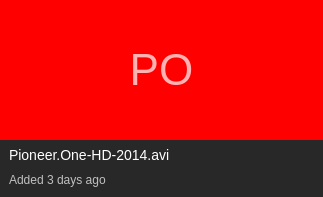
<?xml version="1.0" encoding="UTF-8"?>
<ui version="4.0">
 <class>Form</class>
 <widget class="QWidget" name="Form">
  <property name="geometry">
   <rect>
    <x>0</x>
    <y>0</y>
    <width>323</width>
    <height>197</height>
   </rect>
  </property>
  <property name="sizePolicy">
   <sizepolicy hsizetype="Preferred" vsizetype="Expanding">
    <horstretch>0</horstretch>
    <verstretch>0</verstretch>
   </sizepolicy>
  </property>
  <property name="minimumSize">
   <size>
    <width>0</width>
    <height>0</height>
   </size>
  </property>
  <property name="maximumSize">
   <size>
    <width>16777215</width>
    <height>16777215</height>
   </size>
  </property>
  <property name="cursor">
   <cursorShape>PointingHandCursor</cursorShape>
  </property>
  <property name="windowTitle">
   <string>Form</string>
  </property>
  <property name="autoFillBackground">
   <bool>false</bool>
  </property>
  <property name="styleSheet">
   <string notr="true">QWidget {
background-color: #282828;
}</string>
  </property>
  <layout class="QVBoxLayout" name="verticalLayout">
   <property name="spacing">
    <number>0</number>
   </property>
   <property name="leftMargin">
    <number>0</number>
   </property>
   <property name="topMargin">
    <number>0</number>
   </property>
   <property name="rightMargin">
    <number>0</number>
   </property>
   <property name="bottomMargin">
    <number>0</number>
   </property>
   <item>
    <widget class="ThumbnailWidget" name="thumbnail_widget">
     <property name="sizePolicy">
      <sizepolicy hsizetype="Preferred" vsizetype="Fixed">
       <horstretch>0</horstretch>
       <verstretch>0</verstretch>
      </sizepolicy>
     </property>
     <property name="minimumSize">
      <size>
       <width>0</width>
       <height>140</height>
      </size>
     </property>
     <property name="maximumSize">
      <size>
       <width>16777215</width>
       <height>140</height>
      </size>
     </property>
     <property name="styleSheet">
      <string notr="true">background-color: red;
color: rgba(255, 255, 255, 0.7);
font-size: 44px;</string>
     </property>
     <property name="text">
      <string>PO</string>
     </property>
     <property name="alignment">
      <set>Qt::AlignCenter</set>
     </property>
    </widget>
   </item>
   <item>
    <widget class="QLabel" name="main_label">
     <property name="styleSheet">
      <string notr="true">color: white;
font-size: 14px;
padding: 6px;</string>
     </property>
     <property name="text">
      <string>Pioneer.One-HD-2014.avi</string>
     </property>
    </widget>
   </item>
   <item>
    <widget class="QLabel" name="detail_label">
     <property name="sizePolicy">
      <sizepolicy hsizetype="Preferred" vsizetype="Fixed">
       <horstretch>0</horstretch>
       <verstretch>0</verstretch>
      </sizepolicy>
     </property>
     <property name="minimumSize">
      <size>
       <width>0</width>
       <height>28</height>
      </size>
     </property>
     <property name="maximumSize">
      <size>
       <width>16777215</width>
       <height>28</height>
      </size>
     </property>
     <property name="styleSheet">
      <string notr="true">color: #C0C0C0;
padding: 6px;
padding-top: 0;</string>
     </property>
     <property name="text">
      <string>Added 3 days ago</string>
     </property>
    </widget>
   </item>
  </layout>
 </widget>
 <customwidgets>
  <customwidget>
   <class>ThumbnailWidget</class>
   <extends>QLabel</extends>
   <header>TriblerGUI.widgets.thumbnailwidget.h</header>
  </customwidget>
 </customwidgets>
 <resources/>
 <connections/>
</ui>
